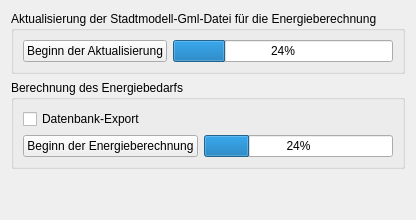
         <widget class="QWidget" name="tab_16">
          <attribute name="title">
           <string>Energieberechnungen</string>
          </attribute>
          <layout class="QGridLayout" name="gridLayout_5">
           <item row="1" column="0" colspan="2">
            <widget class="QGroupBox" name="groupBox_2">
             <property name="title">
              <string>Berechnung des Energiebedarfs</string>
             </property>
             <layout class="QGridLayout" name="gridLayout_17">
              <item row="1" column="2" rowspan="2">
               <widget class="QProgressBar" name="calculateEnergySimstadtProgressBar">
                <property name="value">
                 <number>24</number>
                </property>
               </widget>
              </item>
              <item row="1" column="0" rowspan="2" colspan="2">
               <widget class="QPushButton" name="calculateEnergyFromSimstadtButton">
                <property name="layoutDirection">
                 <enum>Qt::LeftToRight</enum>
                </property>
                <property name="text">
                 <string>Beginn der Energieberechnung</string>
                </property>
               </widget>
              </item>
              <item row="0" column="0">
               <widget class="QCheckBox" name="exportSimstadtEnergyDatabaseCheckBox">
                <property name="text">
                 <string>Datenbank-Export</string>
                </property>
               </widget>
              </item>
             </layout>
            </widget>
           </item>
           <item row="0" column="0" colspan="2">
            <widget class="QGroupBox" name="groupBox">
             <property name="title">
              <string>Aktualisierung der Stadtmodell-Gml-Datei für die Energieberechnung</string>
             </property>
             <layout class="QGridLayout" name="gridLayout_13">
              <item row="0" column="1">
               <widget class="QProgressBar" name="updateGmlForSimstadtProgressBar">
                <property name="value">
                 <number>24</number>
                </property>
               </widget>
              </item>
              <item row="0" column="0">
               <widget class="QPushButton" name="updateGmlForSimstadtButton">
                <property name="layoutDirection">
                 <enum>Qt::LeftToRight</enum>
                </property>
                <property name="text">
                 <string>Beginn der Aktualisierung</string>
                </property>
               </widget>
              </item>
             </layout>
            </widget>
           </item>
           <item row="3" column="0">
            <spacer name="verticalSpacer_14">
             <property name="orientation">
              <enum>Qt::Vertical</enum>
             </property>
             <property name="sizeHint" stdset="0">
              <size>
               <width>20</width>
               <height>40</height>
              </size>
             </property>
            </spacer>
           </item>
          </layout>
         </widget>
